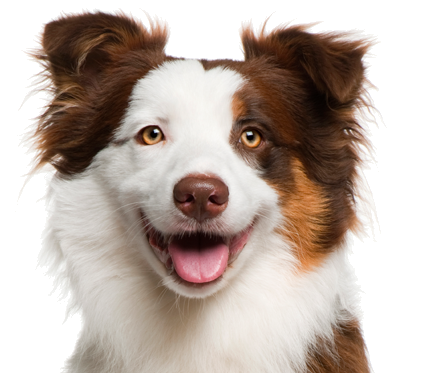
#> input picture images/dogpng.png, 448 x 373 px, found by its file name
$ python 5.BorderAroundImage.py
#> lines starting #> are read from the running program, lines starting #| are printed output that depends on the picture
import cv2
import numpy as np

import cv2

image = cv2.imread(r"E:\iNeuron\5.CV\Practise\OpenCV_Project\images\dogpng.png",flags=0)
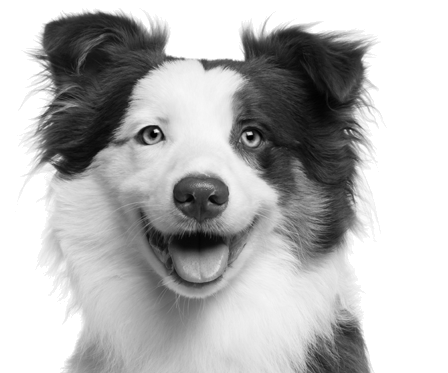
#> image: shape (373, 448); min 0, max 255, mean 181.7

image = cv2.copyMakeBorder(src=image, top=100, bottom=50, left = 30, right = 0, borderType=cv2.BORDER_ISOLATED)
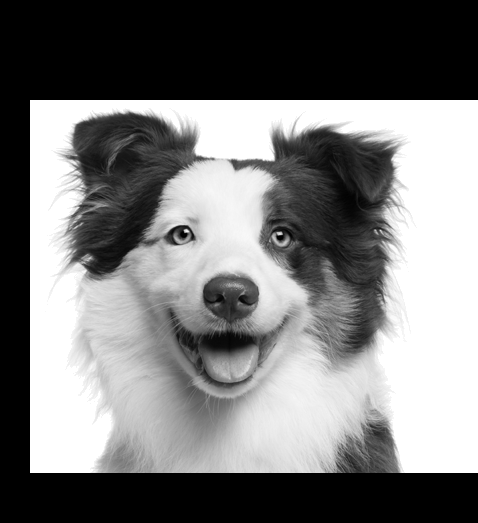
#> image: shape (523, 478); min 0, max 255, mean 121.4
cv2.imshow("images",image)
cv2.waitKey(0)
cv2.destroyAllWindows()
